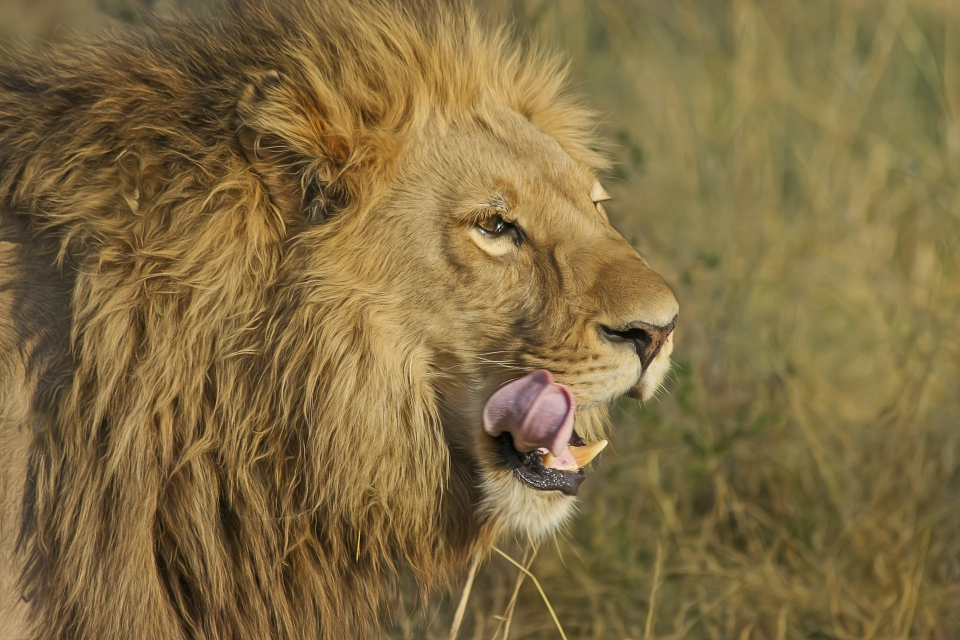
#> input picture data/lion.jpg, 1920 x 1280 px (shown at 1/2 size)
$ python -i draw.py   (imports and definitions only)
#> lines starting #> are read from the running program, lines starting #| are printed output that depends on the picture
import cv2
import numpy as np


_COLORS = [
    "#D0021B", "#F5A623", "#F8E71C", "#8B572A", "#7ED321",
    "#417505", "#BD10E0", "#9013FE", "#4A90E2", "#50E3C2",
    "#B8E986", "#000000", "#545454", "#737373", "#A6A6A6",
    "#D9D9D9", "#FFFFFF",
]


def get_color(idx):
    """Return a palette color for the given index."""
    return _COLORS[idx % (len(_COLORS) - 1)]


# [33 lines left out: functions hex_to_rgb, calculate_contrast_text_color, draw_point, draw_line, draw_ellipse, not called in this run]


def draw_filled_ellipse(img, rect, color):
    return draw_ellipse(img, rect, color, -1)


# [142 lines left out: functions draw_rectangle, draw_filled_rectangle, draw_polygon, draw_filled_polygon, draw_blurred_mask, draw_overlay_mask and 4 more, not called in this run]


def draw_mask(overlay, mask, box, color):
    return _paint_mask(overlay, mask, box, color)


def calculate_optimal_thickness(img_size):
    size = min(img_size)
    return max(1, min(4, round(size / 540)))


def calculate_optimal_text_scale(img_size):
    return max(0.4, min(img_size) * 0.0008)


# Joint pairs used for drawing pose estimations
JOINT_PAIRS = [
    [0, 1], [1, 3], [0, 2], [2, 4],
    [5, 6], [5, 7], [7, 9], [6, 8], [8, 10],
    [5, 11], [6, 12], [11, 12],
    [11, 13], [12, 14], [13, 15], [14, 16]
]


def render_box(img, box, color, thickness=None):
    thickness = thickness or calculate_optimal_thickness(img.shape[:2])
    return draw_rectangle(img, box, color, thickness)


def render_mask(overlay, mask, box, color):
    return _paint_mask(overlay, mask, box, color)


# [25 lines left out: function render_mask_contour, not called in this run]


def render_polygon(img, polygon, color, thickness=None):
    thickness = thickness or calculate_optimal_thickness(img.shape[:2])
    return draw_polygon(img, polygon, color, thickness)


# [7 lines left out: function render_label, not called in this run]


def _result_label(result):
    """Return the label belonging to this result itself."""
    return result.get('label')


# [50 lines left out: functions _attached_results, render_trail, render_keypoints, render_skeleton, draw_masks_overlay, not called in this run]


def render_results(img, results, thickness=None, text_scale=None):
    results = results or []
    thickness = thickness or calculate_optimal_thickness(img.shape[:2])
    text_scale = text_scale or calculate_optimal_text_scale(img.shape[:2])
    has_masks = any(result.get('mask') is not None for result in results)
    overlay = np.zeros_like(img) if has_masks else None
    mask_coverage = np.zeros(img.shape[:2], dtype=np.uint8) if has_masks else None
    for result in results:
        label = _result_label(result)
        score = result.get('score')
        track_id = result.get('track_id')
        class_id = result.get('class_id', 0)
        color = hex_to_rgb(result.get('color', get_color(track_id if track_id is not None else class_id)))
        polygon = result.get('polygon')
        box = result.get('box')
        mask = result.get('mask')
        keypoints = result.get('keypoints')
        if polygon is not None and len(polygon):
            render_polygon(img, polygon, color, thickness)
        elif mask is not None and box is not None and len(box):
            render_mask_contour(img, mask, box, color, thickness)
        elif keypoints is not None and len(keypoints):
            if box is not None and len(box):
                render_box(img, box, color, thickness)
            render_keypoints(img, keypoints, color, thickness)
            if 'joint_scores' in result:
                render_skeleton(img, keypoints, result['joint_scores'], (255, 0, 255), thickness)
        elif box is not None and len(box):
            render_box(img, box, color, thickness)
        if mask is not None and overlay is not None:
            # Detection masks are normally cropped to their box. A mask
            # without a box is treated as a full-image segmentation mask.
            mask_box = box if box is not None and len(box) else [
                0, 0, img.shape[1], img.shape[0]
            ]
            render_mask(overlay, result['mask'], mask_box, color)
            render_mask(mask_coverage, result['mask'], mask_box, 1)
        if label:
            point = result.get('box', [0, 0, 0, 0])[:2]
            render_label(img, label, point, color, score, track_id, text_scale, thickness)
        for attached in _attached_results(result):
            attached_label = attached.get('text') or attached.get('label')
            attached_box = attached.get('box')
            if attached_box is not None and len(attached_box):
                render_box(img, attached_box, color, thickness)
                attached_point = attached_box[:2]
            else:
                attached_point = result.get('box', [0, 0, 0, 0])[:2]
            render_label(
                img,
                attached_label,
                attached_point,
                color,
                attached.get('score'),
                attached.get('track_id'),
                text_scale,
                thickness,
            )
        if 'trail' in result:
            render_trail(img, result['trail'], color, thickness)
    if overlay is not None:
        img = draw_masks_overlay(img, overlay, alpha=0.5, mask=mask_coverage)
    return img


# [56 lines left out: functions render_counter, render_region, render_status, render_resolution, not called in this run]

>>> import cv2
>>> picture = cv2.imread('../../data/lion.jpg', cv2.IMREAD_GRAYSCALE)
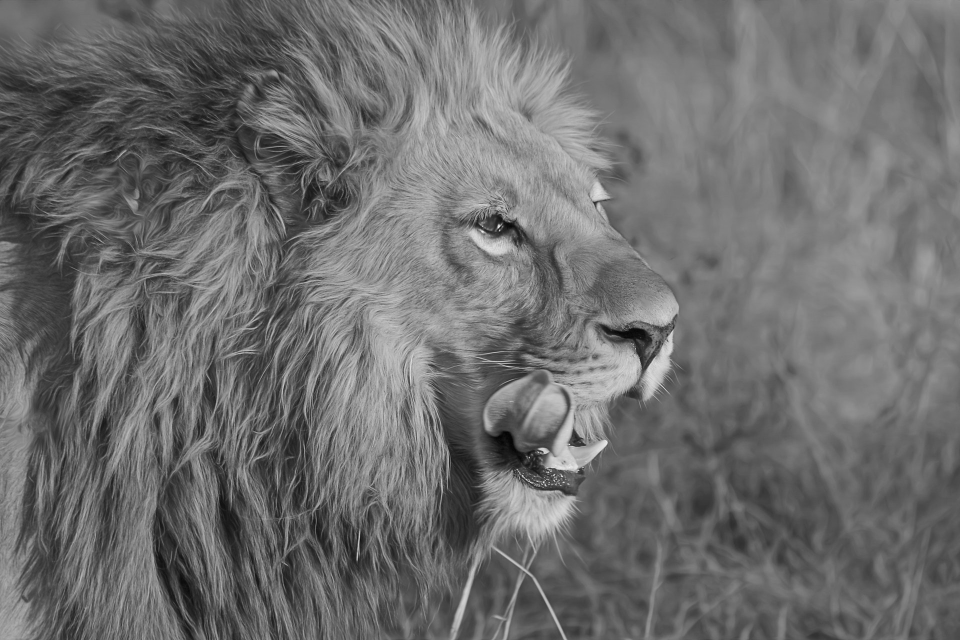
#> picture: shape (1280, 1920) (shown at 1/2 size); min 2, max 255, mean 109.5
>>> result = render_results(picture, 'out.png')
#> (the run stopped early here; a loop or call above may not have finished)

$ run again, on data/optimized.jpg
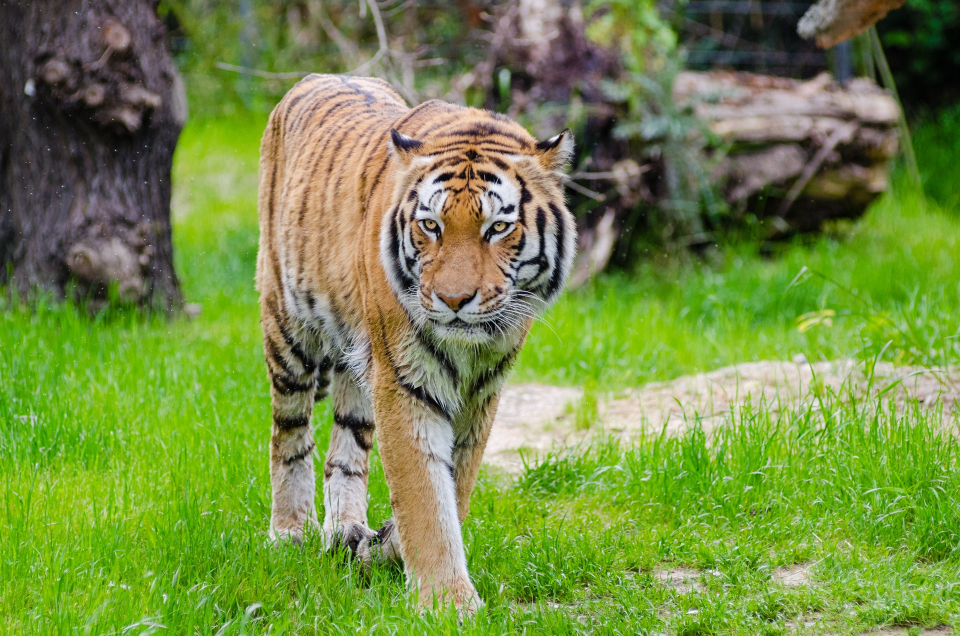
#> input picture data/optimized.jpg, 1920 x 1271 px (shown at 1/2 size)
#> `picture = cv2.imread('../../data/lion.jpg', cv2.IMREAD_GRAYSCALE)`:
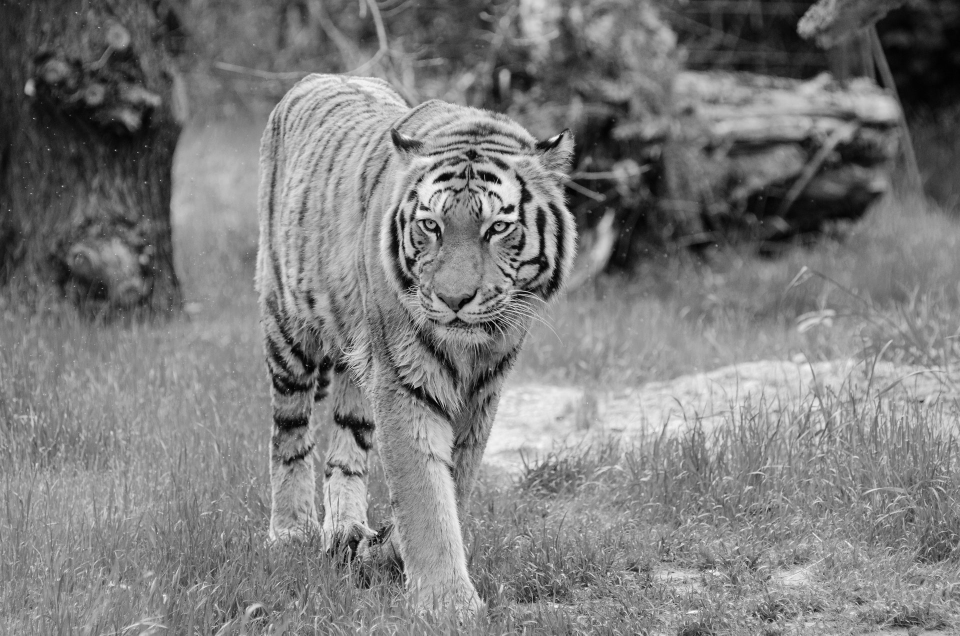
#> picture: shape (1271, 1920) (shown at 1/2 size); min 0, max 255, mean 125

$ run again, on data/resized.jpg
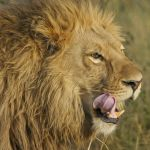
#> input picture data/resized.jpg, 150 x 150 px
#> `picture = cv2.imread('../../data/lion.jpg', cv2.IMREAD_GRAYSCALE)`:
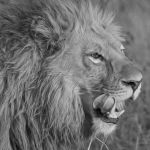
#> picture: shape (150, 150); min 2, max 225, mean 112.4
